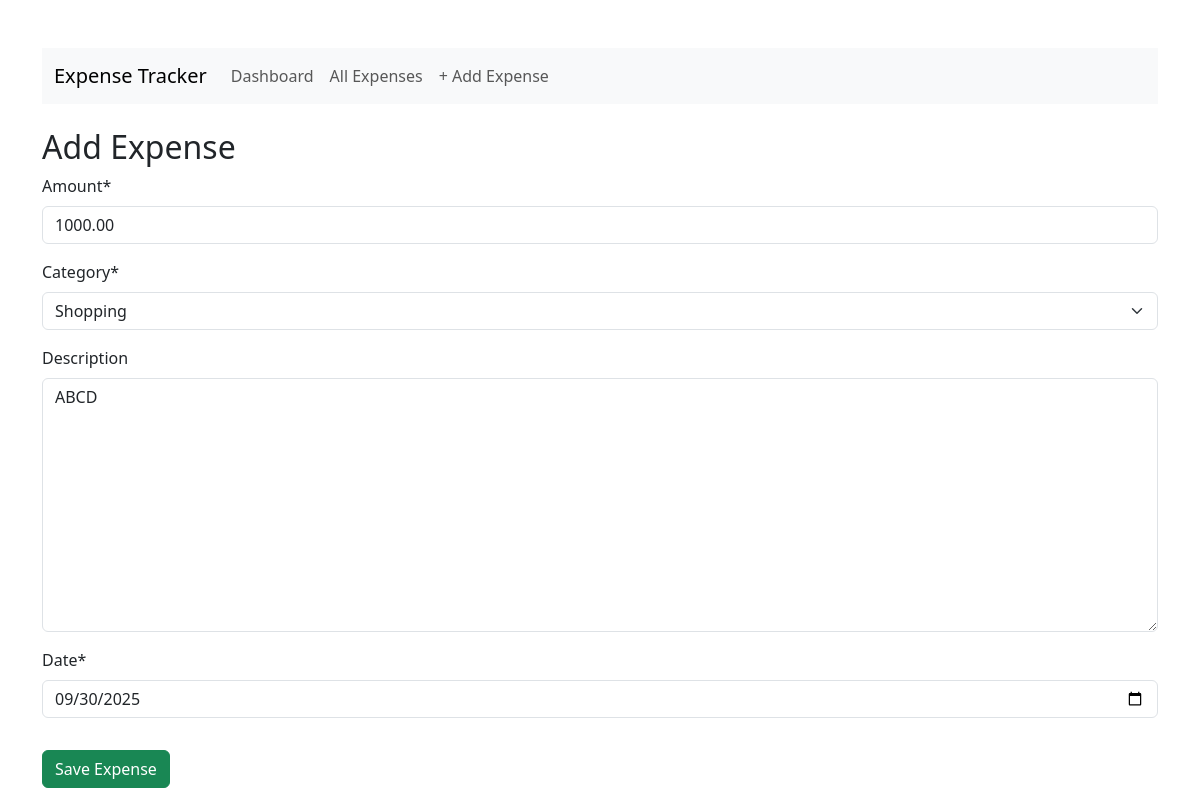
The page /edit/15/ on the database its author committed.
### tracker/models.py (models this page shows, shortened)
class Expense(models.Model):
    CATEGORY_CHOICES = [
        ('FOOD', 'Food'),
        ('TRAVEL', 'Travel'),
        ('SHOPPING', 'Shopping'),
        ('BILLS', 'Bills'),
        ('OTHER', 'Other'),
    ]
    amount = models.DecimalField(max_digits=10, decimal_places=2)
    category = models.CharField(max_length=20, choices=CATEGORY_CHOICES)
    description = models.TextField(blank=True)
    date = models.DateField()

### tracker/views.py (the view)
# urls.py: path('edit/<int:pk>/', views.edit_expense, name='edit_expense'),
def edit_expense(request, pk):
    expense = get_object_or_404(Expense, pk=pk)
    if request.method == "POST":
        form = ExpenseForm(request.POST, instance=expense)
        if form.is_valid():
            form.save()
            return redirect('list_expenses')
    else:
        form = ExpenseForm(instance=expense)
    return render(request, 'tracker/add_expense.html', {'form': form})

### tracker/forms.py
class ExpenseForm(forms.ModelForm):
    date = forms.DateField(
        widget=forms.DateInput(
            attrs={'type': 'date', 'class': 'form-control'}
        )
    )
    class Meta:
        model = Expense
        fields = ['amount', 'category', 'description', 'date']

### tracker/templates/tracker/add_expense.html (shortened to what this page needs)
{% extends 'tracker/base.html' %}
{% load crispy_forms_tags %}
{% block content %}
<h2>Add Expense</h2>
<form method="POST">
    {{ form|crispy }}
    <button type="submit" class="btn btn-success mt-3">Save Expense</button>
</form>
{% endblock %}

### rows shown on the page
Expense: amount "1000.00", category "Shopping", description "ABCD", date "09/30/2025"
